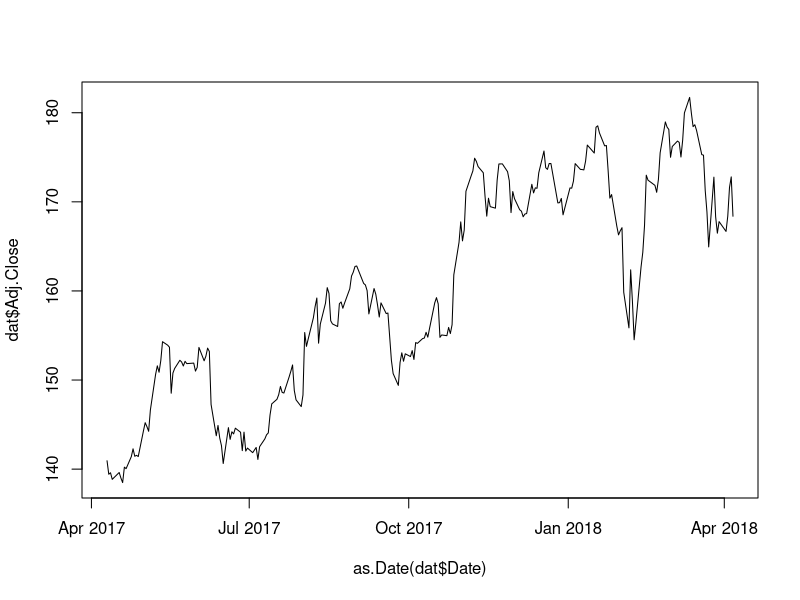
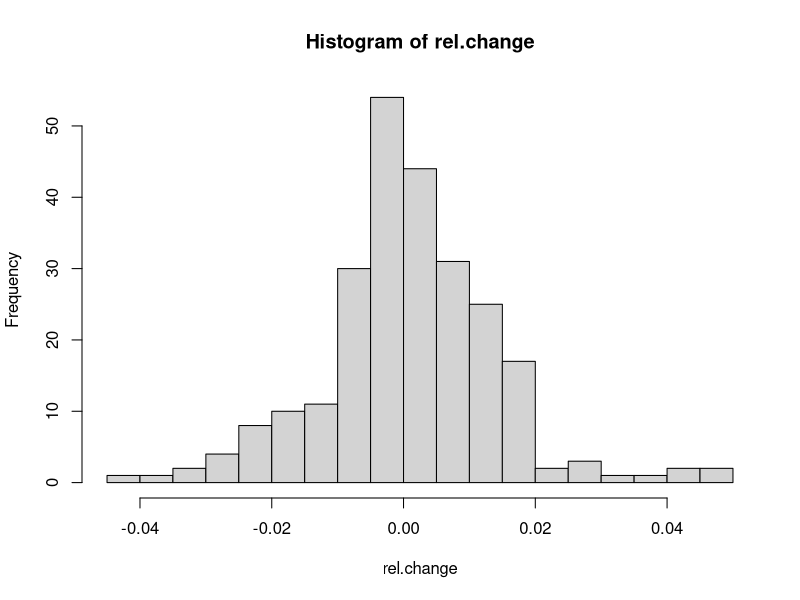
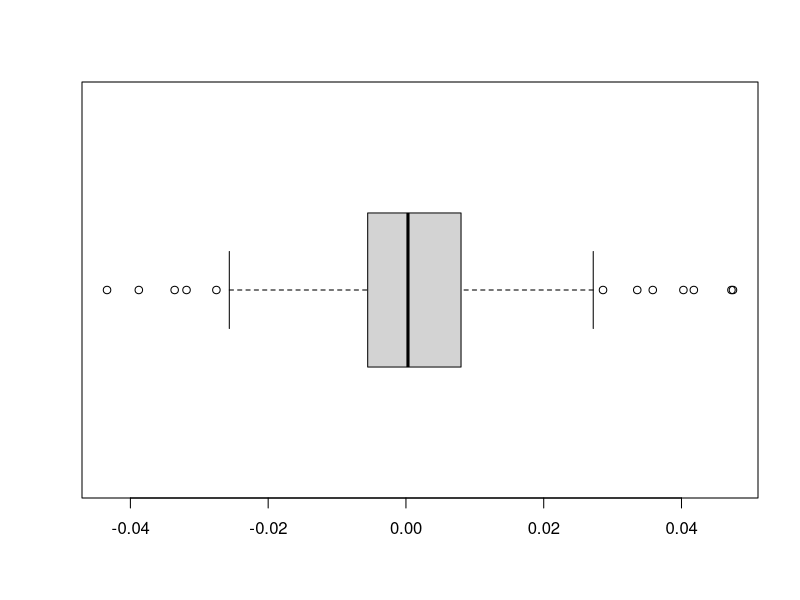
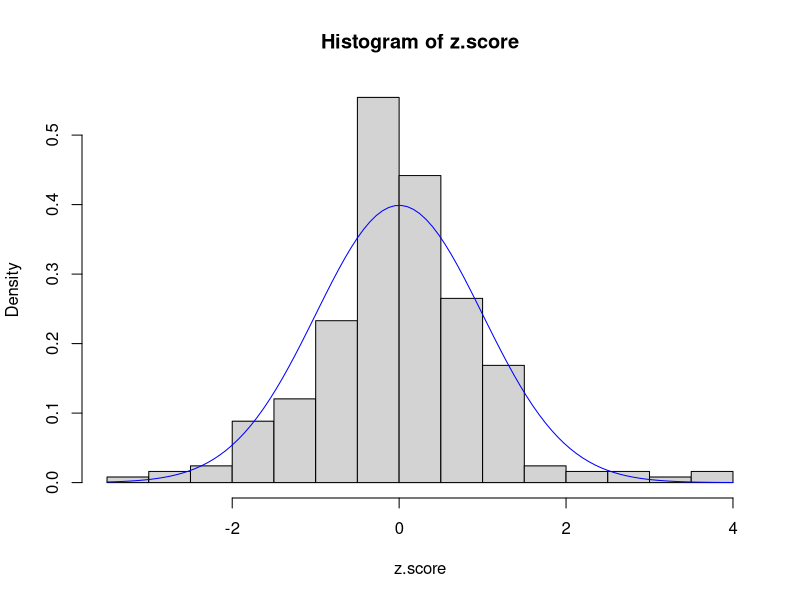
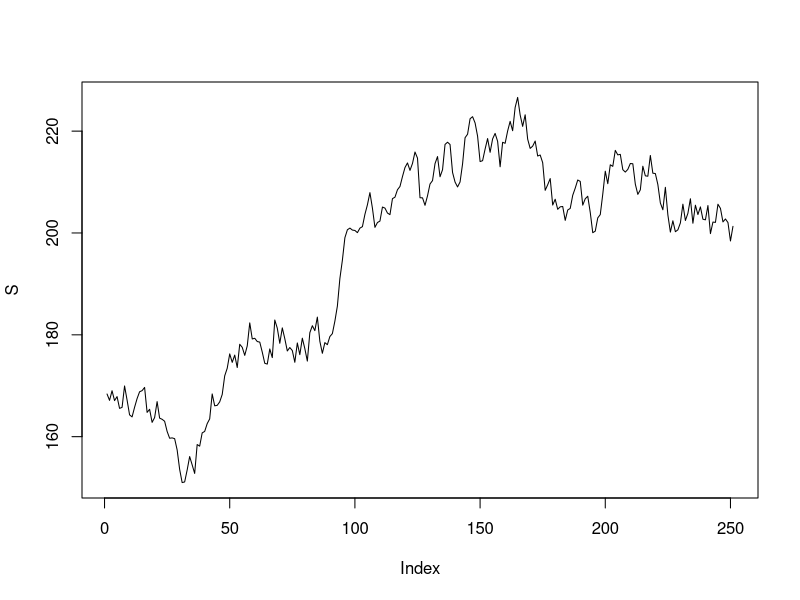

Write the R code that produced these figures, in order.
## ---- chunk 1
dat <- read.csv("AAPL.csv")
head(dat)
plot(as.Date(dat$Date), dat$Adj.Close, type = "l")
## ---- chunk 2
close <- dat$Adj.Close
(n <- length(close))
## ---- chunk 3
daily.diff <- close[2:n] - close[1:n-1]
rel.change <- daily.diff/close[1:n-1]
hist(rel.change, breaks = 20)
## ---- chunk 4
summary(rel.change)
boxplot(rel.change, horizontal = TRUE)
## ---- chunk 5
(x.bar <- mean(rel.change))
(stdev <- sd(rel.change))
## ---- chunk 6
n
## ---- chunk 7
sum(rel.change < x.bar)
## ---- chunk 8
z.score <- (rel.change - mean(rel.change))/sd(rel.change)
hist(z.score, breaks = 20, freq = FALSE)
curve(dnorm(x), col = "blue", add = TRUE)
## ---- chunk 9
S <- c()
close[n]
S[1] <- close[n]
for (i in 1:n){
  S[i+1] <- S[i] + x.bar*S[i]*1 + stdev*S[i]*rnorm(1)*sqrt(1)
}
plot(S, type = "l")
